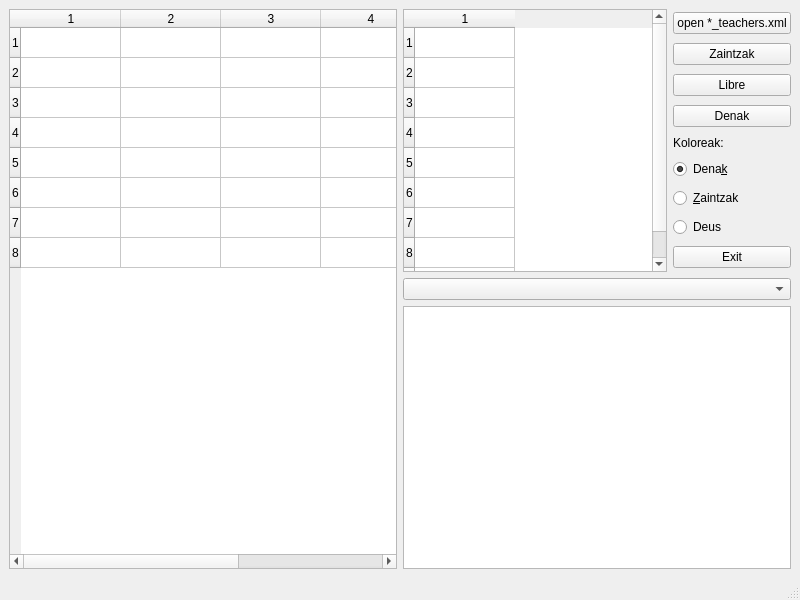
<?xml version="1.0" encoding="UTF-8"?>
<ui version="4.0">
 <class>MainWindow</class>
 <widget class="QMainWindow" name="MainWindow">
  <property name="geometry">
   <rect>
    <x>0</x>
    <y>0</y>
    <width>800</width>
    <height>600</height>
   </rect>
  </property>
  <property name="windowTitle">
   <string>Ordutegia</string>
  </property>
  <widget class="QWidget" name="centralwidget">
   <property name="sizePolicy">
    <sizepolicy hsizetype="Expanding" vsizetype="Expanding">
     <horstretch>0</horstretch>
     <verstretch>0</verstretch>
    </sizepolicy>
   </property>
   <layout class="QHBoxLayout" name="horizontalLayout">
    <item>
     <widget class="QTableWidget" name="tableWidget">
      <property name="sizePolicy">
       <sizepolicy hsizetype="Expanding" vsizetype="Expanding">
        <horstretch>0</horstretch>
        <verstretch>0</verstretch>
       </sizepolicy>
      </property>
      <property name="editTriggers">
       <set>QAbstractItemView::NoEditTriggers</set>
      </property>
      <property name="rowCount">
       <number>8</number>
      </property>
      <property name="columnCount">
       <number>5</number>
      </property>
      <attribute name="horizontalHeaderStretchLastSection">
       <bool>false</bool>
      </attribute>
      <attribute name="verticalHeaderStretchLastSection">
       <bool>false</bool>
      </attribute>
      <row/>
      <row/>
      <row/>
      <row/>
      <row/>
      <row/>
      <row/>
      <row/>
      <column/>
      <column/>
      <column/>
      <column/>
      <column/>
     </widget>
    </item>
    <item>
     <layout class="QVBoxLayout" name="verticalLayout_2">
      <item>
       <layout class="QHBoxLayout" name="horizontalLayout_2">
        <item>
         <widget class="QTableWidget" name="tableWidget_2">
          <property name="rowCount">
           <number>9</number>
          </property>
          <property name="columnCount">
           <number>1</number>
          </property>
          <row/>
          <row/>
          <row/>
          <row/>
          <row/>
          <row/>
          <row/>
          <row/>
          <row/>
          <column/>
         </widget>
        </item>
        <item>
         <layout class="QVBoxLayout" name="verticalLayout_3">
          <item>
           <widget class="QPushButton" name="openB">
            <property name="text">
             <string>open *_teachers.xml</string>
            </property>
           </widget>
          </item>
          <item>
           <widget class="QPushButton" name="zaintzakButton">
            <property name="text">
             <string>Zaintzak</string>
            </property>
           </widget>
          </item>
          <item>
           <widget class="QPushButton" name="libreButton">
            <property name="text">
             <string>Libre</string>
            </property>
           </widget>
          </item>
          <item>
           <widget class="QPushButton" name="denakButton">
            <property name="text">
             <string>Denak</string>
            </property>
           </widget>
          </item>
          <item>
           <widget class="QLabel" name="label">
            <property name="sizePolicy">
             <sizepolicy hsizetype="Preferred" vsizetype="Fixed">
              <horstretch>0</horstretch>
              <verstretch>0</verstretch>
             </sizepolicy>
            </property>
            <property name="text">
             <string>Koloreak:</string>
            </property>
           </widget>
          </item>
          <item>
           <widget class="QRadioButton" name="denakRB">
            <property name="text">
             <string>Dena&amp;k</string>
            </property>
            <property name="checked">
             <bool>true</bool>
            </property>
           </widget>
          </item>
          <item>
           <widget class="QRadioButton" name="zaintzakRB">
            <property name="text">
             <string>&amp;Zaintzak</string>
            </property>
           </widget>
          </item>
          <item>
           <widget class="QRadioButton" name="deusRB">
            <property name="text">
             <string>Deus</string>
            </property>
           </widget>
          </item>
          <item>
           <widget class="QPushButton" name="ateraButton">
            <property name="text">
             <string>Exit</string>
            </property>
           </widget>
          </item>
         </layout>
        </item>
       </layout>
      </item>
      <item>
       <widget class="QComboBox" name="teacherCB"/>
      </item>
      <item>
       <widget class="QListWidget" name="listWidget"/>
      </item>
     </layout>
    </item>
   </layout>
  </widget>
  <widget class="QMenuBar" name="menubar">
   <property name="geometry">
    <rect>
     <x>0</x>
     <y>0</y>
     <width>800</width>
     <height>23</height>
    </rect>
   </property>
  </widget>
  <widget class="QStatusBar" name="statusbar"/>
 </widget>
 <resources/>
 <connections/>
</ui>
